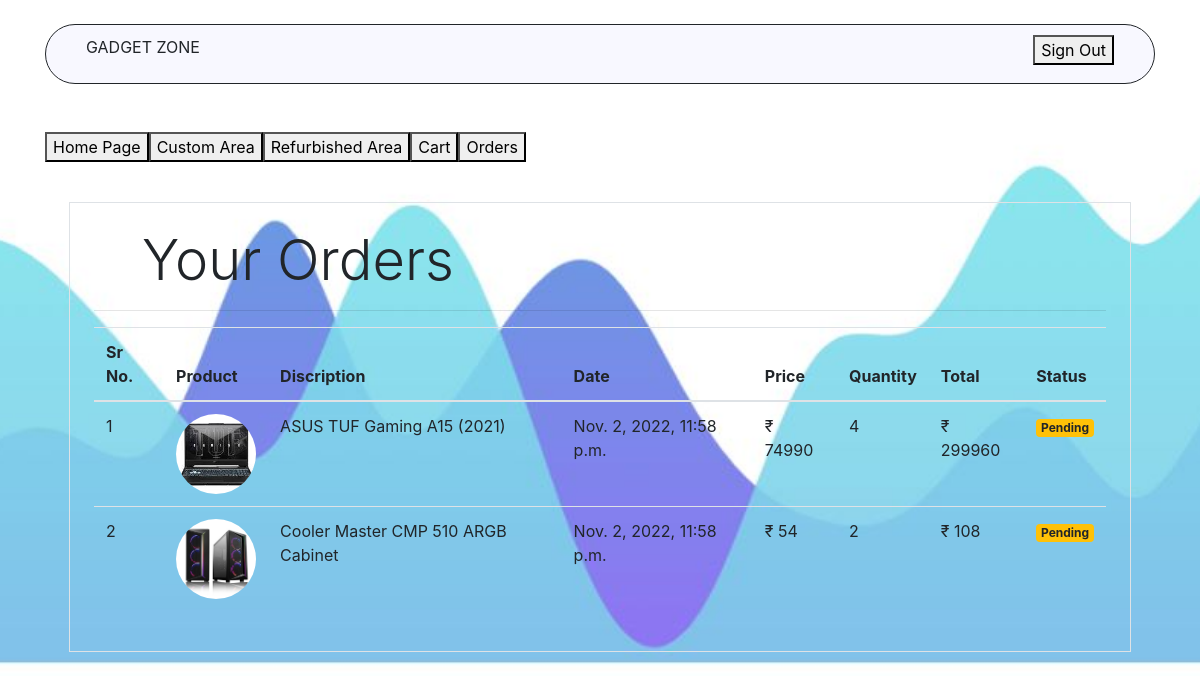
Screenshot of /orders/ (signed in) with the database file from the repository.
### webapp/models/orders.py (models this page shows, shortened)
class Order(models.Model):
    product = models.ForeignKey(Product,on_delete = models.CASCADE)
    customer = models.ForeignKey(User_data,on_delete = models.CASCADE)
    quantity = models.IntegerField(default=1)
    price = models.CharField(max_length=10, default='')
    address = models.CharField(max_length=100, default='', blank=True, null=True)
    phone = models.CharField(max_length=15, default='', blank=True, null=True)
    date = models.DateTimeField( default=datetime.now())
    status = models.BooleanField( default=False)
    @staticmethod
    def get_orders_by_customer(customer_id):
        return Order\
            .objects\
            .filter(customer = customer_id).order_by('-date')

### webapp/models/product_info.py (models this page shows, shortened)
class Product(models.Model):
    name= models.CharField(max_length=100,default=None, null=False, blank=False)
    category = models.ForeignKey(Categories, on_delete=models.CASCADE, default=None, null=True, blank=True )
    category2 = models.ForeignKey(Categories2, on_delete=models.CASCADE, default=None, null=True, blank=True )
    category3 = models.ForeignKey(Categories3, on_delete=models.CASCADE, default=None, null=True, blank=True )
    price = models.CharField(max_length=10,default=0, null=False, blank=False)
    product_image = models.ImageField(
        upload_to='static/images/uploads/product_image/', blank=True,
        default = None , null =True
    )
    short_desc = models.CharField(max_length=50,default=None, null=True, blank=True)
    quantity = models.CharField(max_length=25,default=None, null=True, blank=True)
    full_desc = models.CharField(max_length=255,default=None, null=True, blank=True)
    date_listed = models.DateTimeField( default=datetime.now())
    is_available = models.BooleanField(default=True)
    Model_Name= models.CharField(max_length=100,default=None, null=True, blank=True)
    Brand= models.CharField(max_length=100,default=None, null=True, blank=True)
    Processor= models.CharField(max_length=100,default=None, null=True, blank=True)
    GPU = models.CharField(max_length=100,default=None, null=True, blank=True)
    Ram= models.CharField(max_length=100,default=None, null=True, blank=True)
    Storage= models.CharField(max_length=100,default=None, null=True, blank=True)
    Operating_System= models.CharField(max_length=100,default=None, null=True, blank=True)
    Colour= models.CharField(max_length=100,default=None, null=True, blank=True)
    Connector_Type= models.CharField(max_length=100,default=None, null=True, blank=True)
    Special_Feature= models.CharField(max_length=100,default=None, null=True, blank=True)
    Cuda_Cores= models.CharField(max_length=100,default=None, null=True, blank=True)
    Memory_Size= models.CharField(max_length=100,default=None, null=True, blank=True)
    Interface_Width= models.CharField(max_length=100,default=None, null=True, blank=True)
    Display_Connectors= models.CharField(max_length=100,default=None, null=True, blank=True)
    Socket= models.CharField(max_length=100,default=None, null=True, blank=True)
    Chipset= models.CharField(max_length=100,default=None, null=True, blank=True)
    Dimensions= models.CharField(max_length=100,default=None, null=True, blank=True)
    Form_Factor= models.CharField(max_length=100,default=None, null=True, blank=True)
    Platform= models.CharField(max_length=100,default=None, null=True, blank=True)
    Core= models.CharField(max_length=100,default=None, null=True, blank=True)
    Series= models.CharField(max_length=100,default=None, null=True, blank=True)
    Threads= models.CharField(max_length=100,default=None, null=True, blank=True)
    Unlocked= models.CharField(max_length=100,default=None, null=True, blank=True)
    Memory_Slot= models.CharField(max_length=100,default=None, null=True, blank=True)
    Size= models.CharField(max_length=100,default=None, null=True, blank=True)
    Boast_Clock= models.CharField(max_length=100,default=None, null=True, blank=True)
    Maximum_Resolution= models.CharField(max_length=100,default=None, null=True, blank=True)
    Kit_Type= models.CharField(max_length=100,default=None, null=True, blank=True)
    Certification= models.CharField(max_length=100,default=None, null=True, blank=True)
    Modular= models.CharField(max_length=100,default=None, null=True, blank=True)
    Wattage= models.CharField(max_length=100,default=None, null=True, blank=True)
    Capacity= models.CharField(max_length=100,default=None, null=True, blank=True)
    Screen= models.CharField(max_length=100,default=None, null=True, blank=True)

### webapp/views/orders.py (the view)
# urls.py: path('orders/', Orders.as_view(), name='Orders'),
class Orders(View):
    def get(self, request):
        user_id = request.session.get('user_id')
        orders = Order.get_orders_by_customer(user_id)
        return render(request, 'orders.html', {'orders': orders})

### webapp/templatetags/custom_filter.py (called while the page is built)
@register.filter(name='currency')
def currency(number):
    return '₹ '+ str(number)

@register.filter(name='multiply')
def multiply(number, number1):
    return int(number) * int(number1)

### webapp/templates/orders.html (shortened to what this page needs)
{% load static %}
{% load cart %}
{% load custom_filter %}
<!DOCTYPE html>
<html lang="en">
<head>
    <link rel="stylesheet" href="https://cdn.jsdelivr.net/npm/bootstrap@4.5.3/dist/css/bootstrap.min.css">
    <link rel="stylesheet" href="{% static 'css/products_css.css' %}">
</head>
<body class="container">
    {% block navbar %}
    {% include 'assets/navbar.html' %}
    {% endblock navbar %}
    <div class="border rounderd p-4 m-4">
        <p class="display-4 pl-4 ml-4"> Your Orders </p>
        <hr>
        <table class="table">
            <thead>
                <tr>
                    <th>Sr No.</th>
                    <th>Product</th>
                    <th>Discription</th>
                    <th>Date</th>
                    <th>Price</th>
                    <th>Quantity</th>
                    <th>Total</th>
                    <th>Status</th>
                </tr>
            </thead>
            <tbody>
                {% for order in orders %}
                <tr>
                    <td>{{forloop.counter}}</td>
                    <td> <img style="height: 80px;" class="rounded-circle" src="{{order.product.product_image.url}}"
                            alt="{{product.name}}"></td>
                    <td> {{order.product.name}}</td>
                    <td> {{order.date}}</td>
                    <td> {{order.price|currency}}</td>
                    <td> {{order.quantity}}</td>
                    <td> {{order.quantity|multiply:order.price|currency}}</td>
                    {% if order.status%}
                    <td><small class="badge badge-success">Completed</small></td>
                    {% else %}
                    <td><small class="badge badge-warning">Pending</small></td>
                    {% endif %}
                </tr>
                {% endfor %}
            </tbody>
        </table>
    </div>
</body>
</html>

### webapp/templates/assets/navbar.html (shortened to what this page needs)
{% block navbar %}
{% load static %}
<!DOCTYPE html>
<html lang="en">
<head>
</head>
<body><br>
    {% if request.session.user_id %}
    <div class="ali" style="background-color:ghostwhite;border: 1px solid; border-radius:30px;width:100%;height: 60px; padding: 10px;box-sizing: border-box">
        <p style="margin-left:30px;">GADGET ZONE</p>
        <p style="margin-right:30px;"><button type="submit" value="Sign_out" onclick="location.href='/Login/'">Sign Out</button></p></div><br>
    <br>
    <div class="al">
        <p><button type="submit" value="Home_page" onclick="location.href='/'" >Home Page</button></p>
        <p><button type="submit" value="custom" onclick="location.href='/Ct/'" >Custom Area</button></p>
        <p><button type="submit" value="Refurbhished" onclick="location.href='/Rb/'" >Refurbished Area</button></p>
        <p><a href="{% url 'cart' %}"><button type="submit" value="Cart" >Cart</button></a></p>
        <p><a href="{% url 'Orders' %}"><button type="submit" value="Cart" >Orders</button></a></p>
        </div>
    {% endif %}
</body>
</html>
{% endblock navbar %}

### static/css/products_css.css (style rules this page uses)
.ali { display: flex; flex-direction: row; justify-content:space-between; }
.al { display: flex; flex-direction: row; justify-content:flex-start;; }
* { box-sizing: border-box; }

### rows the page displays
Order: product.product_image (picture), product.name "ASUS TUF Gaming A15 (2021)", date "Nov. 2, 2022, 11:58 p.m.", price "₹ 74990", quantity "4", quantity|multiply "₹ 299960", status "Pending"
Order: product.product_image (picture), product.name "Cooler Master CMP 510 ARGB Cabinet", date "Nov. 2, 2022, 11:58 p.m.", price "₹ 54", quantity "2", quantity|multiply "₹ 108", status "Pending"
